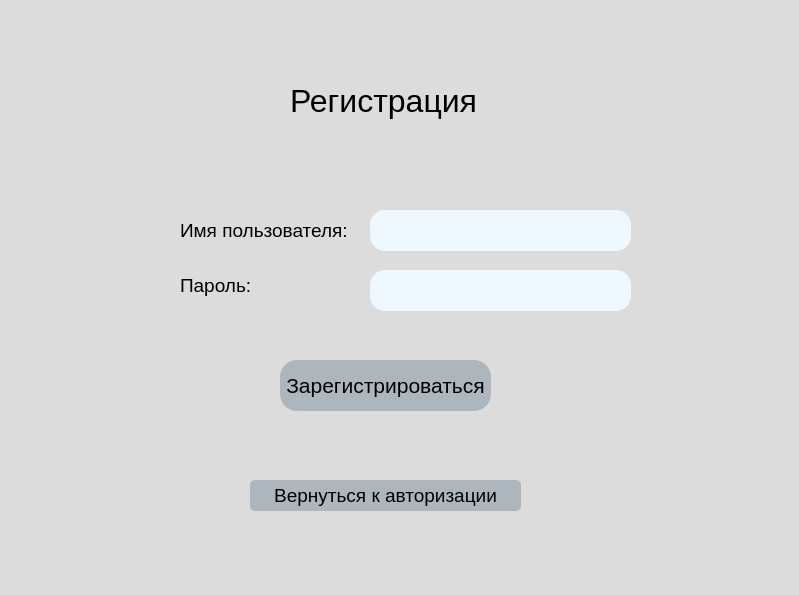
<?xml version="1.0" encoding="UTF-8"?>
<ui version="4.0">
 <class>Form</class>
 <widget class="QWidget" name="Form">
  <property name="geometry">
   <rect>
    <x>0</x>
    <y>0</y>
    <width>799</width>
    <height>595</height>
   </rect>
  </property>
  <property name="windowTitle">
   <string>Form</string>
  </property>
  <property name="styleSheet">
   <string notr="true">background-color: rgb(220,220,220);</string>
  </property>
  <widget class="QLabel" name="label_2">
   <property name="geometry">
    <rect>
     <x>180</x>
     <y>260</y>
     <width>81</width>
     <height>51</height>
    </rect>
   </property>
   <property name="font">
    <font>
     <family>ubuntu</family>
     <pointsize>14</pointsize>
    </font>
   </property>
   <property name="styleSheet">
    <string notr="true">font-family: ubuntu;</string>
   </property>
   <property name="text">
    <string>Пароль:</string>
   </property>
  </widget>
  <widget class="QLineEdit" name="password_edit">
   <property name="geometry">
    <rect>
     <x>370</x>
     <y>270</y>
     <width>261</width>
     <height>41</height>
    </rect>
   </property>
   <property name="sizePolicy">
    <sizepolicy hsizetype="Expanding" vsizetype="Fixed">
     <horstretch>0</horstretch>
     <verstretch>0</verstretch>
    </sizepolicy>
   </property>
   <property name="font">
    <font>
     <pointsize>14</pointsize>
    </font>
   </property>
   <property name="styleSheet">
    <string notr="true">background-color: rgb(240,248,255);
border-radius: 15px</string>
   </property>
   <property name="text">
    <string/>
   </property>
   <property name="alignment">
    <set>Qt::AlignCenter</set>
   </property>
  </widget>
  <widget class="QLabel" name="message_label">
   <property name="geometry">
    <rect>
     <x>90</x>
     <y>150</y>
     <width>611</width>
     <height>31</height>
    </rect>
   </property>
   <property name="font">
    <font>
     <pointsize>12</pointsize>
    </font>
   </property>
   <property name="styleSheet">
    <string notr="true">color: rgb(0,0,255);</string>
   </property>
   <property name="text">
    <string/>
   </property>
   <property name="alignment">
    <set>Qt::AlignCenter</set>
   </property>
  </widget>
  <widget class="QPushButton" name="registration_button">
   <property name="geometry">
    <rect>
     <x>280</x>
     <y>360</y>
     <width>211</width>
     <height>51</height>
    </rect>
   </property>
   <property name="font">
    <font>
     <pointsize>16</pointsize>
    </font>
   </property>
   <property name="styleSheet">
    <string notr="true">background-color: rgb(173,181,189);
border-radius: 17px</string>
   </property>
   <property name="text">
    <string>Зарегистрироваться</string>
   </property>
  </widget>
  <widget class="QLabel" name="label_3">
   <property name="geometry">
    <rect>
     <x>180</x>
     <y>210</y>
     <width>171</width>
     <height>41</height>
    </rect>
   </property>
   <property name="font">
    <font>
     <family>ubuntu</family>
     <pointsize>14</pointsize>
    </font>
   </property>
   <property name="styleSheet">
    <string notr="true">font-family: ubuntu;</string>
   </property>
   <property name="text">
    <string>Имя пользователя:</string>
   </property>
  </widget>
  <widget class="QLineEdit" name="name_edit">
   <property name="geometry">
    <rect>
     <x>370</x>
     <y>210</y>
     <width>261</width>
     <height>41</height>
    </rect>
   </property>
   <property name="sizePolicy">
    <sizepolicy hsizetype="Expanding" vsizetype="Fixed">
     <horstretch>0</horstretch>
     <verstretch>0</verstretch>
    </sizepolicy>
   </property>
   <property name="font">
    <font>
     <pointsize>14</pointsize>
    </font>
   </property>
   <property name="styleSheet">
    <string notr="true">background-color: rgb(240,248,255);
border-radius: 15px;

</string>
   </property>
   <property name="text">
    <string/>
   </property>
   <property name="alignment">
    <set>Qt::AlignCenter</set>
   </property>
  </widget>
  <widget class="QLabel" name="label">
   <property name="geometry">
    <rect>
     <x>290</x>
     <y>80</y>
     <width>211</width>
     <height>41</height>
    </rect>
   </property>
   <property name="font">
    <font>
     <family>ubuntu</family>
     <pointsize>24</pointsize>
    </font>
   </property>
   <property name="styleSheet">
    <string notr="true">font-family: ubuntu;</string>
   </property>
   <property name="text">
    <string>Регистрация</string>
   </property>
  </widget>
  <widget class="QPushButton" name="back_button">
   <property name="geometry">
    <rect>
     <x>250</x>
     <y>480</y>
     <width>271</width>
     <height>31</height>
    </rect>
   </property>
   <property name="font">
    <font>
     <pointsize>14</pointsize>
    </font>
   </property>
   <property name="styleSheet">
    <string notr="true">border-radius: 5px;
background-color: rgb(173,181,189);</string>
   </property>
   <property name="text">
    <string>Вернуться к авторизации</string>
   </property>
  </widget>
 </widget>
 <resources/>
 <connections/>
</ui>
